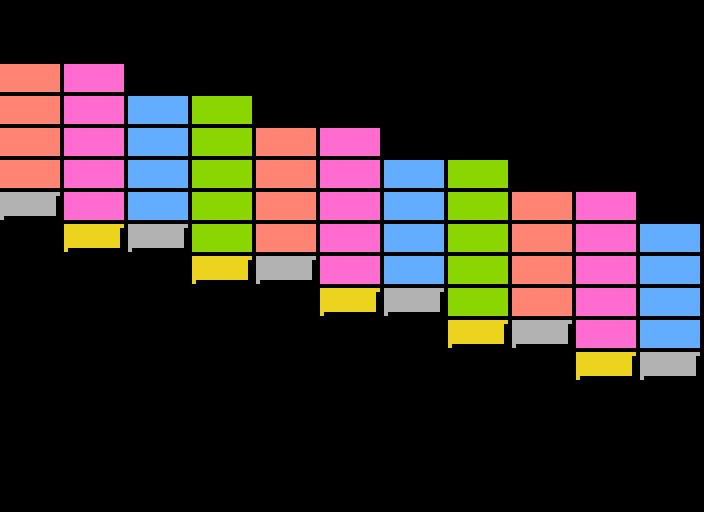

The image is a tile-based game level rendered from a .tmx file. Its description and complete source (layers, tilesets, objects, tile grids) follow:
An orthogonal 11x16 tile map with 64x32 px tiles, 1 tile layer (Level).

<map version="1.10" tiledversion="1.10.2" orientation="orthogonal" renderorder="right-down" width="11" height="16" tilewidth="64" tileheight="32" infinite="0" nextlayerid="2" nextobjectid="1">
 <tileset firstgid="1" name="tileset" tilewidth="64" tileheight="32" tilecount="12" columns="4">
  <image source="tileset.png" width="256" height="96" />
 </tileset>
 <layer id="1" name="Level" width="11" height="16">
  <data encoding="csv">
0,0,0,0,0,0,0,0,0,0,0,
0,0,0,0,0,0,0,0,0,0,0,
2,7,0,0,0,0,0,0,0,0,0,
2,7,3,4,0,0,0,0,0,0,0,
2,7,3,4,2,7,0,0,0,0,0,
2,7,3,4,2,7,3,4,0,0,0,
9,7,3,4,2,7,3,4,2,7,0,
0,10,9,4,2,7,3,4,2,7,3,
0,0,0,10,9,7,3,4,2,7,3,
0,0,0,0,0,10,9,4,2,7,3,
0,0,0,0,0,0,0,10,9,7,3,
0,0,0,0,0,0,0,0,0,10,9,
0,0,0,0,0,0,0,0,0,0,0,
0,0,0,0,0,0,0,0,0,0,0,
0,0,0,0,0,0,0,0,0,0,0,
0,0,0,0,0,0,0,0,0,0,0
</data>
 </layer>
</map>
